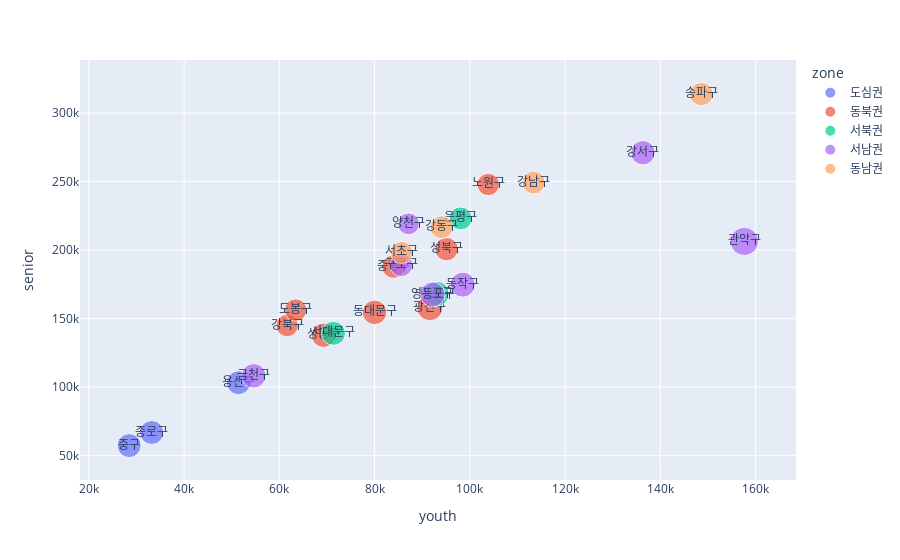

Write notebook code for a chart like this one.
### Code cell
fig = px.scatter(region_pop, x="youth", y="senior", text="region", size='r_youth', color="zone")
fig.show()
# 청년인구와 장년층 인구(35~64세)의 상관관계를 산점도로 표현(점의 색깔은 권역별로, 점의 크기는 자치구 전체인구 중 청년인구의 비중)

### Figure 1 — Plotly figure (JSON) as saved in the notebook; plotly's stock layout.template omitted (floating-point values rounded to 4 significant figures)
{"data": [{"hovertemplate": "zone=도심권<br>youth=%{x}<br>senior=%{y}<br>r_youth=%{marker.size}<br>region=%{text}<extra></extra>", "legendgroup": "도심권", "marker": {"color": "#636efa", "size": [23, 23, 23], "sizemode": "area", "sizeref": 0.08, "symbol": "circle"}, "mode": "markers+text", "name": "도심권", "orientation": "v", "showlegend": true, "text": ["종로구", "중구", "용산구"], "type": "scatter", "x": [33192, 28467, 51420], "xaxis": "x", "y": [66889, 57335, 103245], "yaxis": "y"}, {"hovertemplate": "zone=동북권<br>youth=%{x}<br>senior=%{y}<br>r_youth=%{marker.size}<br>region=%{text}<extra></extra>", "legendgroup": "동북권", "marker": {"color": "#EF553B", "size": [24, 27, 24, 22, 22, 20, 20, 20], "sizemode": "area", "sizeref": 0.08, "symbol": "circle"}, "mode": "markers+text", "name": "동북권", "orientation": "v", "showlegend": true, "text": ["성동구", "광진구", "동대문구", "중랑구", "성북구", "강북구", "도봉구", "노원구"], "type": "scatter", "x": [69281, 91615, 79992, 83985, 95099, 61641, 63446, 103882], "xaxis": "x", "y": [137876, 157940, 154552, 187941, 200706, 144959, 156243, 247853], "yaxis": "y"}, {"hovertemplate": "zone=서북권<br>youth=%{x}<br>senior=%{y}<br>r_youth=%{marker.size}<br>region=%{text}<extra></extra>", "legendgroup": "서북권", "marker": {"color": "#00cc96", "size": [21, 23, 25], "sizemode": "area", "sizeref": 0.08, "symbol": "circle"}, "mode": "markers+text", "name": "서북권", "orientation": "v", "showlegend": true, "text": ["은평구", "서대문구", "마포구"], "type": "scatter", "x": [98071, 71365, 93025], "xaxis": "x", "y": [223113, 139256, 168155], "yaxis": "y"}, {"hovertemplate": "zone=서남권<br>youth=%{x}<br>senior=%{y}<br>r_youth=%{marker.size}<br>region=%{text}<extra></extra>", "legendgroup": "서남권", "marker": {"color": "#ab63fa", "size": [19, 24, 21, 24, 25, 25, 32], "sizemode": "area", "sizeref": 0.08, "symbol": "circle"}, "mode": "markers+text", "name": "서남권", "orientation": "v", "showlegend": true, "text": ["양천구", "강서구", "구로구", "금천구", "영등포구", "동작구", "관악구"], "type": "scatter", "x": [87130, 136348, 85608, 54612, 92182, 98515, 157664], "xaxis": "x", "y": [219121, 271050, 189012, 108237, 167576, 174757, 206298], "yaxis": "y"}, {"hovertemplate": "zone=동남권<br>youth=%{x}<br>senior=%{y}<br>r_youth=%{marker.size}<br>region=%{text}<extra></extra>", "legendgroup": "동남권", "marker": {"color": "#FFA15A", "size": [20, 21, 22, 21], "sizemode": "area", "sizeref": 0.08, "symbol": "circle"}, "mode": "markers+text", "name": "동남권", "orientation": "v", "showlegend": true, "text": ["서초구", "강남구", "송파구", "강동구"], "type": "scatter", "x": [85656, 113407, 148640, 94066], "xaxis": "x", "y": [198242, 249245, 313798, 216654], "yaxis": "y"}], "layout": {"legend": {"itemsizing": "constant", "title": {"text": "zone"}, "tracegroupgap": 0}, "margin": {"t": 60}, "xaxis": {"anchor": "y", "domain": [0, 1], "title": {"text": "youth"}}, "yaxis": {"anchor": "x", "domain": [0, 1], "title": {"text": "senior"}}}}
